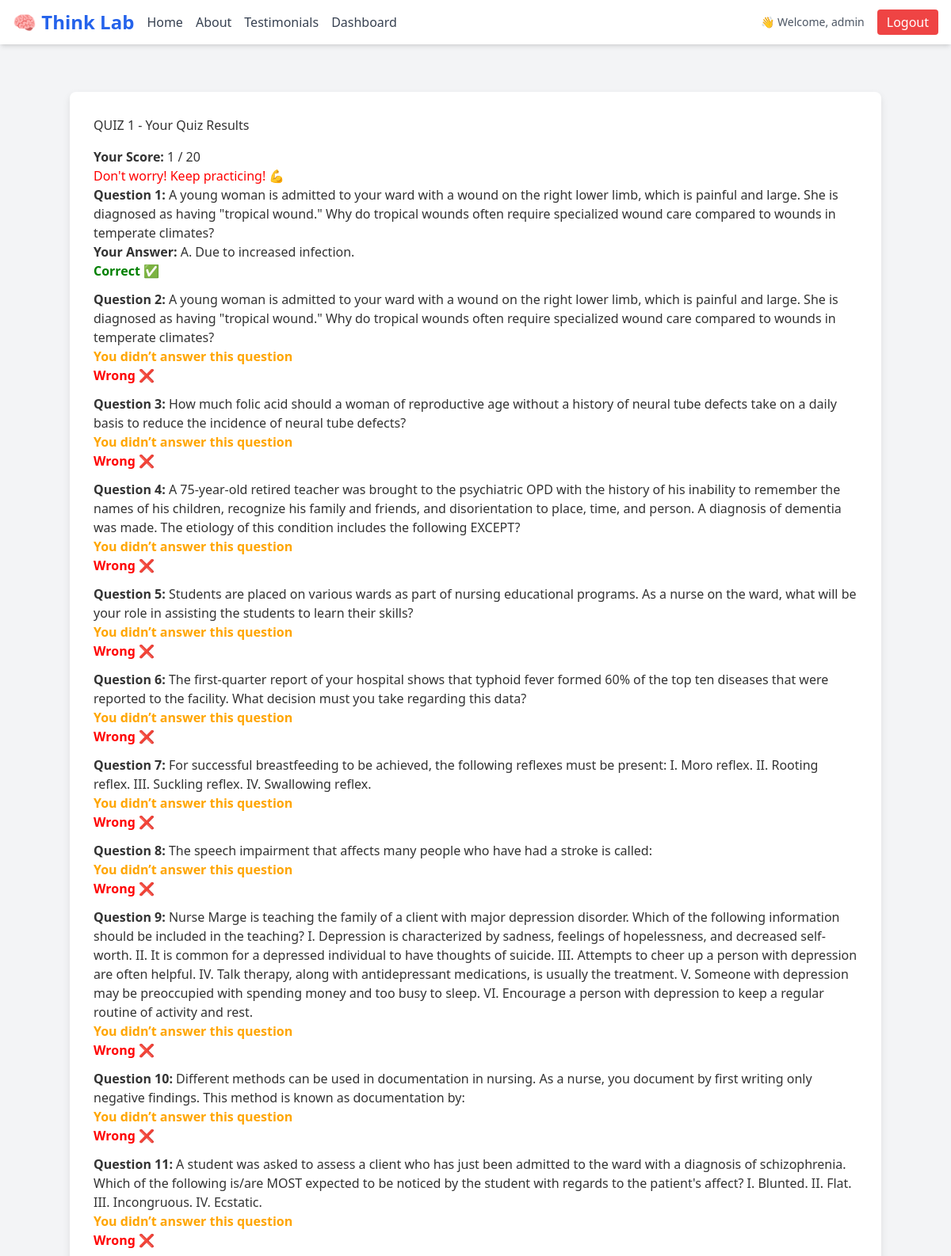
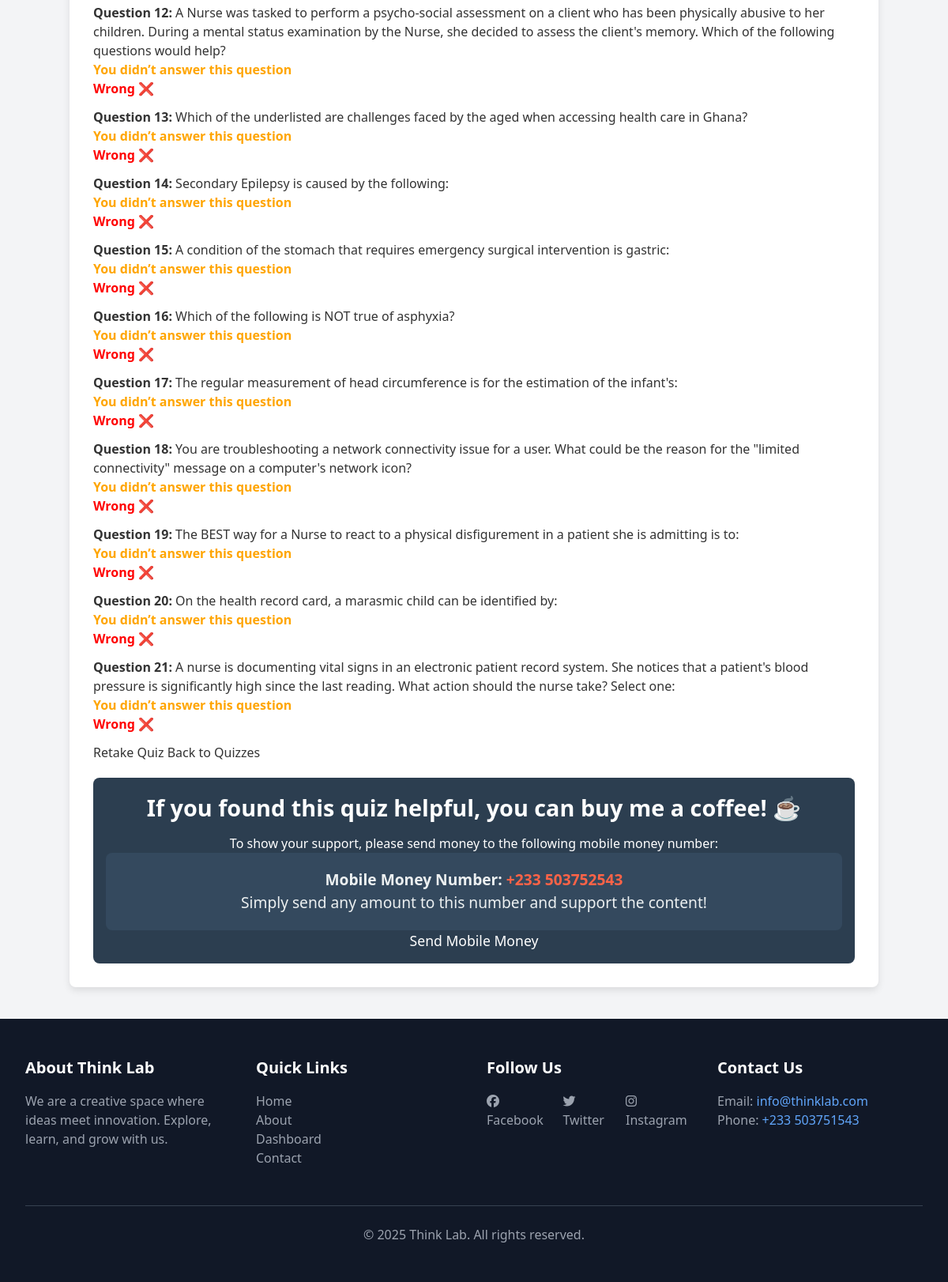
The app's page /quiz/5/result/ (signed in) with its own data (2 pictures, top to bottom).
### myapp/models.py (models this page shows, shortened)
class Quiz(models.Model):
    title = models.CharField(max_length=255)
    subject = models.ForeignKey(Subject, on_delete=models.CASCADE)
    slide = models.FileField(upload_to='slides/', blank=True, null=True)
    video = models.FileField(upload_to='videos/', blank=True, null=True)
    description = models.TextField()

class UserAnswer(models.Model):
    user = models.ForeignKey(User, on_delete=models.CASCADE)
    question = models.ForeignKey('Question', on_delete=models.CASCADE)
    selected_answer = models.ForeignKey('Answer', null=True, blank=True, on_delete=models.SET_NULL)
    is_correct = models.BooleanField(default=False)
    short_answer = models.TextField(null=True, blank=True)  # <-- Add this line

class Question(models.Model):
    QUESTION_TYPES = (
        ('MCQ', 'Multiple Choice'),
        ('SHORT', 'Short Answer'),
    )
    quiz = models.ForeignKey(Quiz, related_name='questions', on_delete=models.CASCADE)
    text = models.TextField()
    question_type = models.CharField(max_length=10, choices=QUESTION_TYPES, default='MCQ')
    correct_text_answer = models.CharField(max_length=255, blank=True, null=True)  # only used for SHORT

class Answer(models.Model):
    question = models.ForeignKey(Question, related_name='answers', on_delete=models.CASCADE)
    text = models.CharField(max_length=255)
    correct = models.BooleanField(default=False)

### myapp/views.py (the view)
# urls.py: path('quiz/<int:quiz_id>/result/', views.quiz_result, name='quiz_result'),
def quiz_result(request, quiz_id):
    quiz = get_object_or_404(Quiz, id=quiz_id)
    user_answers = UserAnswer.objects.filter(
        user=request.user,
        question__quiz=quiz
    ).select_related('question', 'selected_answer')
    score = sum(1 for answer in user_answers if answer.is_correct)
    total_questions = quiz.questions.count()
    passed = score >= total_questions / 2
    score_percentage = (score / total_questions) * 100
    context = {
        'quiz': quiz,
        'score': score,
        'total_questions': total_questions,
        'user_answers': user_answers,
        'passed': passed,
        'score_percentage': score_percentage,  # Pass the score percentage
    }
    return render(request, 'quiz_result.html', context)

### template/quiz_result.html
{% extends 'base.html' %}
{% block content %}
  <div class="container mt-5">
    <h2 class="mb-4">{{ quiz.title }} - Your Quiz Results</h2>
    <div class="alert alert-info">
      <p><strong>Your Score:</strong> {{ score }} / {{ total_questions }}</p>
      <p>
        {% if passed %}
          <span style="color: green;">Great job! 🎉</span>
        {% else %}
          <span style="color: red;">Don't worry! Keep practicing! 💪</span>
        {% endif %}
      </p>
    </div>
    {% for ua in user_answers %}
      <div class="card mb-3">
        <div class="card-header">
          <strong>Question {{ forloop.counter }}:</strong> {{ ua.question.text }}
        </div>
        <div class="card-body">
          {% if ua.selected_answer %}
            <p><strong>Your Answer:</strong> {{ ua.selected_answer.text }}</p>
          {% else %}
            <p style="color: orange;"><strong>You didn’t answer this question</strong></p>
          {% endif %}
          {% if ua.is_correct %}
            <p style="color: green;"><strong>Correct ✅</strong></p>
          {% else %}
            <p style="color: red;"><strong>Wrong ❌</strong></p>
          {% endif %}
        </div>
      </div>
    {% endfor %}
    <a href="{% url 'take_quiz' quiz.id %}" class="btn btn-primary">Retake Quiz</a>
    <a href="{% url 'quiz_page' %}" class="btn btn-secondary">Back to Quizzes</a>
    <div class="mt-5 p-4 rounded-lg" style="background-color: #2c3e50; color: white;">
      <h3 class="text-center mb-3" style="font-size: 1.8rem; font-weight: bold;">If you found this quiz helpful, you can buy me a coffee! ☕</h3>
      <p class="text-center">To show your support, please send money to the following mobile money number:</p>
      <div class="alert alert-light text-center" style="background-color: #34495e; color: #ecf0f1; font-size: 1.2rem; padding: 20px; border-radius: 8px;">
        <p><strong>Mobile Money Number:</strong> <span style="font-weight: bold; color: #ff6347;">+233 503752543</span></p>
        <p>Simply send any amount to this number and support the content!</p>
      </div>
      <div class="text-center">
        <a href="tel:+233503751543" class="btn btn-warning btn-lg" style="border-radius: 30px; padding: 10px 30px; font-size: 1.1rem;">Send Mobile Money</a>
      </div>
    </div>
  </div>
{% endblock %}

### template/base.html (shortened to what this page needs)
{% load static %}
<!DOCTYPE html>
<html lang="en">
<head>
  <link rel="stylesheet" href="{% static 'assets/css/style.css' %}">
  <script src="https://cdn.tailwindcss.com"></script>
</head>
<body class="bg-gray-100 font-sans">
  <header class="bg-white shadow-md">
    <div class="max-w-7xl mx-auto px-4 py-3 flex justify-between items-center">
      <div class="flex items-center space-x-4">
        <a href="/" class="text-2xl font-bold text-blue-600 hover:text-blue-800">
          🧠 Think Lab
        </a>
        <nav class="hidden md:flex space-x-4 ml-6">
          <a href="/" class="text-gray-700 hover:text-blue-600">Home</a>
          <a href="#about" class="text-gray-700 hover:text-blue-600">About</a>
          <a href="#testimonials" class="text-gray-700 hover:text-blue-600">Testimonials</a>
          {% if user.is_authenticated %}
            <a href="{% url 'dashboard' %}" class="text-gray-700 hover:text-blue-600">Dashboard</a>
          {% endif %}
        </nav>
      </div>
      <div class="flex items-center space-x-4">
        {% if user.is_authenticated %}
          <span class="text-sm text-gray-600">👋 Welcome, {{ user.username }}</span>
          <a href="{% url 'logout' %}" class="bg-red-500 text-white px-3 py-1 rounded hover:bg-red-600">Logout</a>
        {% else %}
          <a href="{% url 'login' %}" class="text-blue-600 hover:underline">Login</a>
          <a href="{% url 'signup' %}" class="text-blue-600 hover:underline">Sign Up</a>
        {% endif %}
      </div>
    </div>
  </header>
  <main class="max-w-7xl mx-auto py-10 px-4">
    {% block content %}{% endblock %}
  </main>
<footer class="bg-gray-900 text-white py-12">
    <div class="max-w-7xl mx-auto px-6 lg:px-8">
      <div class="grid grid-cols-1 sm:grid-cols-2 lg:grid-cols-4 gap-8">
        <div>
          <h3 class="text-xl font-semibold mb-4">About Think Lab</h3>
          <p class="text-gray-400">We are a creative space where ideas meet innovation. Explore, learn, and grow with us.</p>
        </div>
        <div>
          <h3 class="text-xl font-semibold mb-4">Quick Links</h3>
          <ul>
            <li><a href="/" class="text-gray-400 hover:text-blue-400">Home</a></li>
            <li><a href="#about" class="text-gray-400 hover:text-blue-400">About</a></li>
            <li><a href="/dashboard/" class="text-gray-400 hover:text-blue-400">Dashboard</a></li>
            <li><a href="#contact" class="text-gray-400 hover:text-blue-400">Contact</a></li>
          </ul>
        </div>
        <div>
          <h3 class="text-xl font-semibold mb-4">Follow Us</h3>
          <div class="flex space-x-4">
            <a href="https://facebook.com" class="text-gray-400 hover:text-blue-600" target="_blank">
              <i class="fab fa-facebook"></i> Facebook
            </a>
            <a href="https://twitter.com" class="text-gray-400 hover:text-blue-400" target="_blank">
              <i class="fab fa-twitter"></i> Twitter
            </a>
            <a href="https://instagram.com" class="text-gray-400 hover:text-pink-500" target="_blank">
              <i class="fab fa-instagram"></i> Instagram
            </a>
          </div>
        </div>
        <div>
          <h3 class="text-xl font-semibold mb-4">Contact Us</h3>
          <p class="text-gray-400">Email: <a href="mailto:info@thinklab.com" class="text-blue-400 hover:text-blue-500">info@thinklab.com</a></p>
          <p class="text-gray-400">Phone: <a href="tel:+1234567890" class="text-blue-400 hover:text-blue-500">+233 503751543</a></p>
        </div>
      </div>
      <div class="mt-12 border-t border-gray-700 pt-6">
        <p class="text-center text-gray-400">© 2025 Think Lab. All rights reserved.</p>
      </div>
    </div>
  </footer>
</body>
</html>

### static/assets/css/style.css (style rules this page uses)
a { text-decoration: none; }
a { text-decoration: none; color: #3b82f6; }
body { font-family: Arial, sans-serif; background-color: #f4f4f9; color: #333; margin: 0; padding: 0; }
.container { max-width: 1000px; margin: 0 auto; padding: 20px; background-color: white; border-radius: 8px; box-shadow: 0 4px 10px rgba(0, 0, 0, 0.1); }
* { margin: 0; padding: 0; box-sizing: border-box; }
body { font-family: Arial, sans-serif; background-color: #f4f4f4; color: #333; }
.container { padding: 30px; }

### records on screen
Quiz: title "QUIZ 1"
UserAnswer: question.text "A young woman is admitted to your ward with a wound on the right lower limb, which is painful and large. She is diagnosed as having \"tropical wound.\" Why do tropical wounds often require specialized wound care compared to wounds in temperate climates?", selected_answer.text "A. Due to increased infection.", is_correct "Correct ✅"
UserAnswer: question.text "A young woman is admitted to your ward with a wound on the right lower limb, which is painful and large. She is diagnosed as having \"tropical wound.\" Why do tropical wounds often require specialized wound care compared to wounds in temperate climates?", shows "You didn’t answer this question", is_correct "Wrong ❌"
UserAnswer: question.text "How much folic acid should a woman of reproductive age without a history of neural tube defects take on a daily basis to reduce the incidence of neural tube defects?", shows "You didn’t answer this question", is_correct "Wrong ❌"
UserAnswer: question.text "A 75-year-old retired teacher was brought to the psychiatric OPD with the history of his inability to remember the names of his children, recognize his family and friends, and disorientation to place, time, and person. A diagnosis of dementia was made. The etiology of this condition includes the following EXCEPT?", shows "You didn’t answer this question", is_correct "Wrong ❌"
UserAnswer: question.text "Students are placed on various wards as part of nursing educational programs. As a nurse on the ward, what will be your role in assisting the students to learn their skills?", shows "You didn’t answer this question", is_correct "Wrong ❌"
UserAnswer: question.text "The first-quarter report of your hospital shows that typhoid fever formed 60% of the top ten diseases that were reported to the facility. What decision must you take regarding this data?", shows "You didn’t answer this question", is_correct "Wrong ❌"
UserAnswer: question.text "For successful breastfeeding to be achieved, the following reflexes must be present: I. Moro reflex. II. Rooting reflex. III. Suckling reflex. IV. Swallowing reflex.", shows "You didn’t answer this question", is_correct "Wrong ❌"
UserAnswer: question.text "The speech impairment that affects many people who have had a stroke is called:", shows "You didn’t answer this question", is_correct "Wrong ❌"
UserAnswer: question.text "Nurse Marge is teaching the family of a client with major depression disorder. Which of the following information should be included in the teaching? I. Depression is characterized by sadness, feelings of hopelessness, and decreased self-worth. II. It is common for a depressed individual to have thoughts of suicide. III. Attempts to cheer up a person with depression are often helpful. IV. Talk therapy, along with antidepressant medications, is usually the treatment. V. Someone with depression may be preoccupied with spending money and too busy to sleep. VI. Encourage a person with depression to keep a regular routine of activity and rest.", shows "You didn’t answer this question", is_correct "Wrong ❌"
UserAnswer: question.text "Different methods can be used in documentation in nursing. As a nurse, you document by first writing only negative findings. This method is known as documentation by:", shows "You didn’t answer this question", is_correct "Wrong ❌"
UserAnswer: question.text "A student was asked to assess a client who has just been admitted to the ward with a diagnosis of schizophrenia. Which of the following is/are MOST expected to be noticed by the student with regards to the patient's affect? I. Blunted. II. Flat. III. Incongruous. IV. Ecstatic.", shows "You didn’t answer this question", is_correct "Wrong ❌"
UserAnswer: question.text "A Nurse was tasked to perform a psycho-social assessment on a client who has been physically abusive to her children. During a mental status examination by the Nurse, she decided to assess the client's memory. Which of the following questions would help?", shows "You didn’t answer this question", is_correct "Wrong ❌"
UserAnswer: question.text "Which of the underlisted are challenges faced by the aged when accessing health care in Ghana?", shows "You didn’t answer this question", is_correct "Wrong ❌"
UserAnswer: question.text "Secondary Epilepsy is caused by the following:", shows "You didn’t answer this question", is_correct "Wrong ❌"
UserAnswer: question.text "A condition of the stomach that requires emergency surgical intervention is gastric:", shows "You didn’t answer this question", is_correct "Wrong ❌"
UserAnswer: question.text "Which of the following is NOT true of asphyxia?", shows "You didn’t answer this question", is_correct "Wrong ❌"
UserAnswer: question.text "The regular measurement of head circumference is for the estimation of the infant's:", shows "You didn’t answer this question", is_correct "Wrong ❌"
UserAnswer: question.text "You are troubleshooting a network connectivity issue for a user. What could be the reason for the \"limited connectivity\" message on a computer's network icon?", shows "You didn’t answer this question", is_correct "Wrong ❌"
UserAnswer: question.text "The BEST way for a Nurse to react to a physical disfigurement in a patient she is admitting is to:", shows "You didn’t answer this question", is_correct "Wrong ❌"
UserAnswer: question.text "On the health record card, a marasmic child can be identified by:", shows "You didn’t answer this question", is_correct "Wrong ❌"
UserAnswer: question.text "A nurse is documenting vital signs in an electronic patient record system. She notices that a patient's blood pressure is significantly high since the last reading. What action should the nurse take? Select one:", shows "You didn’t answer this question", is_correct "Wrong ❌"

### other values on screen
{{ user.username }} "admin"
{{ score }} "1"
{{ total_questions }} "20"
